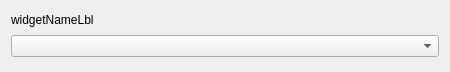
<?xml version="1.0" encoding="UTF-8"?>
<ui version="4.0">
 <class>WidgetRadioControl</class>
 <widget class="QWidget" name="WidgetRadioControl">
  <property name="geometry">
   <rect>
    <x>0</x>
    <y>0</y>
    <width>450</width>
    <height>72</height>
   </rect>
  </property>
  <property name="windowTitle">
   <string>Form</string>
  </property>
  <layout class="QVBoxLayout" name="verticalLayout">
   <item>
    <widget class="QLabel" name="widgetNameLbl">
     <property name="sizePolicy">
      <sizepolicy hsizetype="Minimum" vsizetype="Fixed">
       <horstretch>0</horstretch>
       <verstretch>0</verstretch>
      </sizepolicy>
     </property>
     <property name="text">
      <string>widgetNameLbl</string>
     </property>
    </widget>
   </item>
   <item>
    <widget class="QComboBox" name="values"/>
   </item>
  </layout>
 </widget>
 <resources/>
 <connections/>
</ui>
